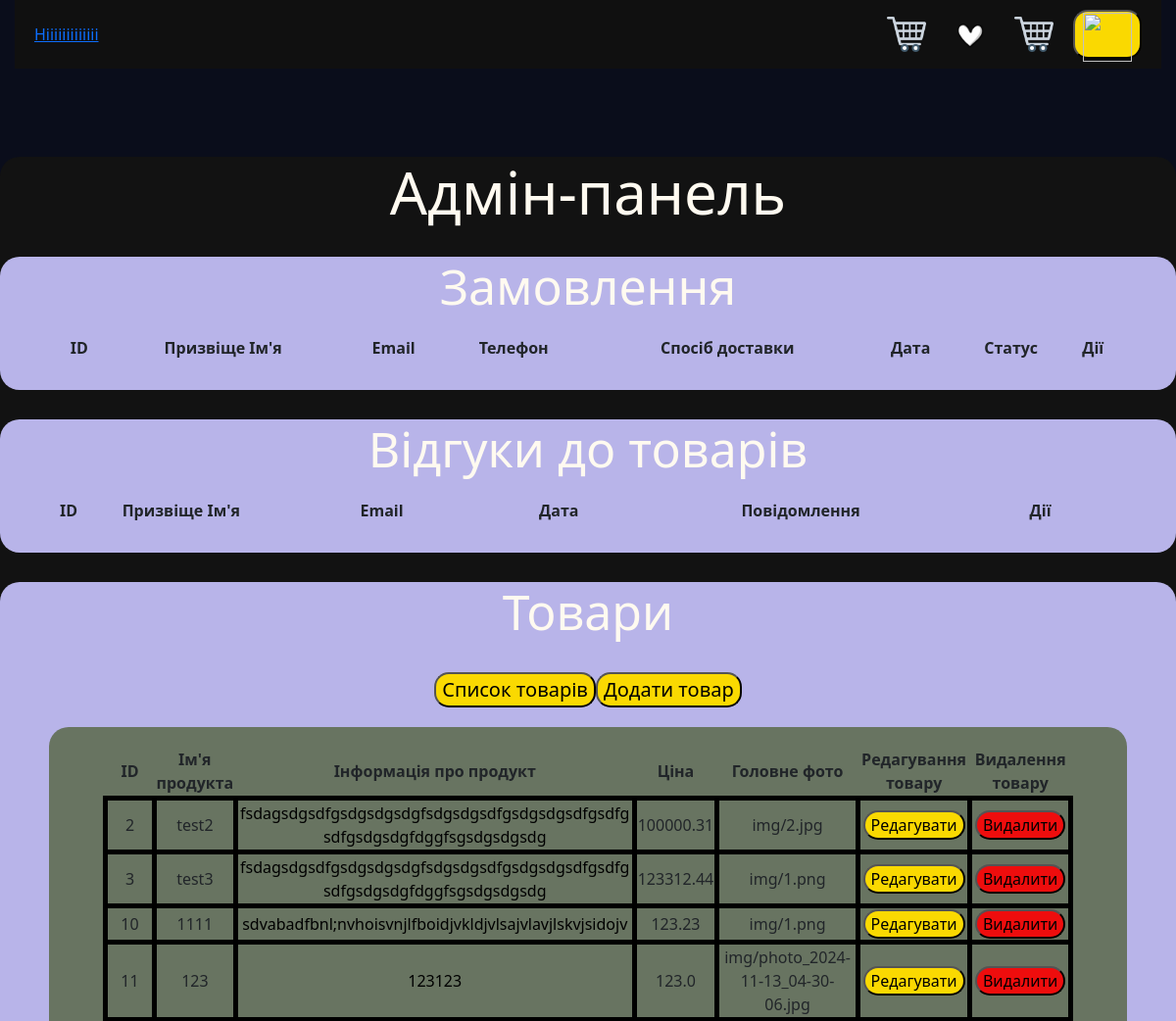
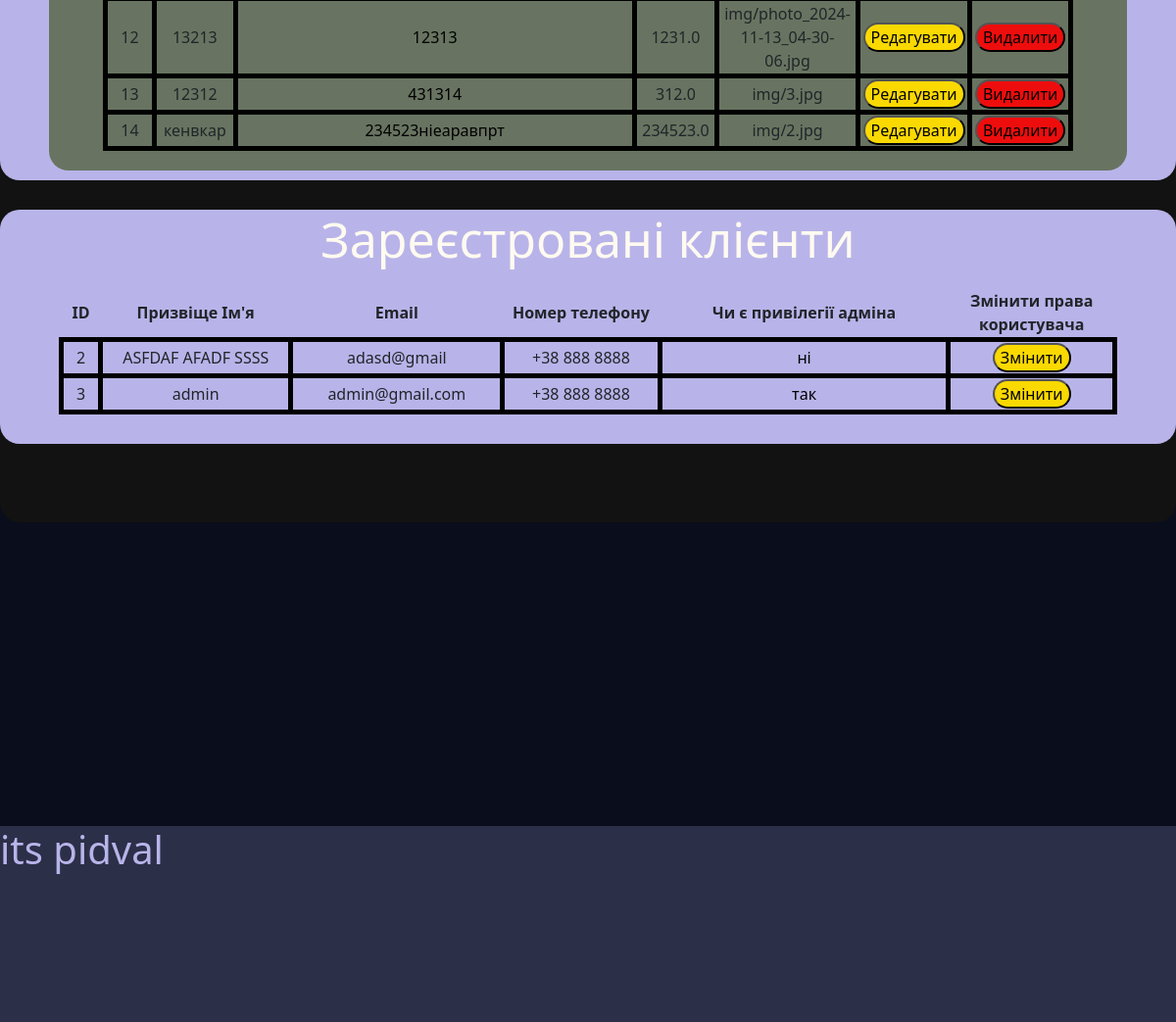
/admin (signed in), run on the app's committed database (2 pictures, top to bottom).
### tables this page shows
CREATE TABLE products(id INTEGER PRIMARY KEY AUTOINCREMENT, name_product TEXT, info_for_product TEXT, price REAL, main_img TEXT, dop_img1 TEXT, dop_img2 TEXT);

CREATE TABLE users(id INTEGER PRIMARY KEY AUTOINCREMENT, userinfo TEXT NOT NULL UNIQUE, email TEXT NOT NULL UNIQUE, phonenumber INTEGER NOT NULL, password TEXT NOT NULL, is_admin INTEGER);

### admin/admin.py (the view)
@admin_bp.route('/admin')
def get_info():
    if session.get('is_admin') is not True:  # Перевірка, чи є в сесії ключ is_admin
        flash('У вас немає прав адміна')
        return redirect(url_for('home.main'))
    conn = get_conect_bd()
    order = conn.execute('SELECT * FROM orders').fetchall()
    feedbacks = conn.execute('SELECT * FROM feedbacks').fetchall()
    products = conn.execute('SELECT * FROM products').fetchall()
    users = conn.execute('SELECT * FROM users').fetchall()
    conn.close()
    return render_template('admin.html', order=order, feedbacks=feedbacks, products=products, users=users)

### models.py (called while the page is built)
def get_conect_bd():
    conn = sqlite3.connect('Flask/my_database.sqlite')
    conn.row_factory = sqlite3.Row
    return conn

### templates/admin.html (shortened to what this page needs)
{%  extends 'home.html' %}
{% block content %}
<div class="item">
    <div class="itembg">
        <h1 style="text-align: center; font-size: 60px; margin-bottom: 30px;">Адмін-панель</h1>
    <div class="adminbg">
        <div>
            <h2 style="text-align: center; font-size: 50px;">Замовлення</h2>
        </div>
        <div>
            <table style="width: 90%; margin: 20px auto;">
                <thead>
                    <tr style="text-align: center;">
                        <th>ID</th>
                        <th>Призвіще Ім'я</th>
                        <th>Email</th>
                        <th style="width: 150px;">Телефон</th>
                        <th>Спосіб доставки</th>
                        <th>Дата</th>
                        <th>Статус</th>
                        <th>Дії</th>
                    </tr>
                </thead>
            </table>
        </div>
    </div>
    <div class="adminbg">
        <div>
            <h2 style="text-align: center; font-size: 50px;">Відгуки до товарів</h2>
        </div>
        <div>
            <table style="width: 90%; margin: 20px auto;">
                <thead>
                    <tr style="text-align: center;">
                        <th>ID</th>
                        <th style="width: 250px;">Призвіще Ім'я</th>
                        <th style="width: 250px;">Email</th>
                        <th style="width: 200px;">Дата</th>
                        <th style="width: 400px;">Повідомлення</th>
                        <th style="width: 200px;">Дії</th>
                    </tr>
                </thead>
            </table>
        </div>
    </div>
    <div class="adminbg">
        <div>
            <h2 style="text-align: center; font-size: 50px;">Товари</h2>
        </div><br>
        <div style="display: flex; justify-content: center; margin-bottom: 20px;">
            <button class="buttonregistr" style="font-size: 20px;" onclick="product()">Список товарів</button>
            <button class="buttonregistr" style="font-size: 20px;" onclick="addproduct()">Додати товар</button>
        </div>
        <div style="background-color: #687461; border-radius: 20px; height: auto; width: 1100px; margin: 0 auto;">
            <div id="visibleproducts">
                <table style="width: 90%; margin: 20px auto;">
                    <thead>
                        <tr style="text-align: center;">
                            <th>ID</th>
                            <th>Ім'я продукта</th>
                            <th>Інформація про продукт</th>
                            <th>Ціна</th>
                            <th>Головне фото</th>
                            <th>Редагування товару</th>
                            <th>Видалення товару</th>
                        </tr>
                    </thead>
                    <tbody>
                        {% for products in products %}
                        <tr style="text-align: center; border-width: 2px; border-color: black;">
                            <td style="width: 50px; border-width: 5px; border-color: black;">{{products.id}}</td>
                            <td style="border-width: 5px; border-color: black;">{{products.name_product}}</td>
                            <td style="border-width: 5px; border-color: black;"><p style="width: 400px; overflow-wrap: break-word;">{{products.info_for_product}}</p></td>
                            <td style="border-width: 5px; border-color: black;">{{products.price}}</td>
                            <td style="border-width: 5px; border-color: black;">{{products.main_img}}</td>
                            <td style="border-width: 5px; border-color: black;"><form action="{{url_for('admin_bp.details', product_id=products.id)}}"><button class="buttonregistr">Редагувати</button></form></td>
                            <td style="border-width: 5px; border-color: black;"><form action="{{url_for('admin_bp.delete_product', products_id=products.id)}}" method="post"><button method="submit" class="buttonregistr" style="background-color: rgb(238, 13, 13);">Видалити</button></form></td>
                        </tr>
                        {% endfor %}
                    </tbody>
                </table>
            </div>
        </div>
    </div>
    <div class="adminbg">
        <div>
            <h2 style="text-align: center; font-size: 50px;">Зареєстровані клієнти</h2>
        </div>
        <div>
            <table style="width: 90%; margin: 20px auto;">
                <thead>
                    <tr style="text-align: center;">
                        <th>ID</th>
                        <th style="width: 250px;">Призвіще Ім'я</th>
                        <th style="width: 250px;">Email</th>
                        <th style="width: 200px;">Номер телефону</th>
                        <th style="width: 400px;">Чи є привілегії адміна</th>
                        <th style="width: 200px;">Змінити права користувача</th>
                    </tr>
                </thead>
                <tbody>
                    {% for users in users %}
                    <tr style="text-align: center; border-width: 2px; border-color: black;">
                        <td style="width: 50px; border-width: 5px; border-color: black;">{{users.id}}</td>
                        <td style="border-width: 5px; border-color: black;">{{users.userinfo}}</td>
                        <td style="border-width: 5px; border-color: black;">{{users.email}}</td>
                        <td style="border-width: 5px; border-color: black;">{{users.phonenumber}}</td>
                        <td style="border-width: 5px; border-color: black;">
                            {% if users.is_admin == 1 %}
                            <p>так</p>
                            {% else %}
                            <p>ні</p>
                            {% endif %}
                        </td>
                        <td style="border-width: 5px; border-color: black;"><form action="{{url_for('admin_bp.rights_user', user_id = users.id)}}" method="post"><button class="buttonregistr">Змінити</button></form></td>
                    </tr>
                    {% endfor %}
                </tbody>
            </table>
        </div>
    </div>
    </div>
</div>
{% endblock %}

### templates/home.html (shortened to what this page needs)
<!DOCTYPE html>
<html lang="en">
<head>
    <link href="https://cdn.jsdelivr.net/npm/bootstrap@5.3.3/dist/css/bootstrap.min.css" rel="stylesheet">
    <link rel="stylesheet" href="{{ url_for('static', filename='css/base.css') }}">
</head>
<body>
    <header>
        <nav id="header">
            <div class="navbar">
                <div class="logohref">
                    <a href="/">Hiiiiiiiiiiiii</a>
                </div>
                <div class="buttons">
                    <ul id="ul">
                        <li id="li">
                            <a href="/basket"><img src="{{ url_for('static', filename='img/basket.png') }}" style="width: 40px; height: 40px; margin-top: 5px;"></a>
                        </li>
                        <li id="li">
                            <a href="/like"><img src="{{ url_for('static', filename='img/like.png') }}" style="width: 50px; height: 50px;"></a>
                        </li>
                        {% if 'user_id' in session %}
                            {% if session.get('is_admin') %}
                                <li id="li">
                                    <a href="/admin"><img src="{{ url_for('static', filename='img/basket.png') }}" style="width: 40px; height: 40px; margin-top: 5px;"></a>
                                </li>
                            {% endif %}
                            <li id="li">
                                <a href="/accaunt"><button class="buttonregistr" style="width: 70px; height: 50px;"><img src="{{ url_for('static', filename='img/accaunt.png') }}" style="width: 50px; height: 50px;"></button></a>
                            </li>
                        {% else %}
                            <li id="li">
                                <a href="/login"><button class="buttonregistr" style="width: 70px; height: 50px;">Login</button></a>
                            </li>
                        {% endif %}
                    </ul>
                </div>
            </div>
        </nav>
    </header>
    <main>
        <div id="bottompage">
            <div style="height: 50px;">
            </div>
        {% block content %}{% endblock %}
    </main>
    <footer>
        <div style="margin-top: 0px;">
            <h1 class="footerinfo">its pidval</h1>
        </div>
    </footer>
</body>
</html>

### static/css/base.css (style rules this page uses)
#header { padding: 0px 15px 40px; position: fixed; width: 100%; z-index: 1000; }
#ul { list-style-type: none; display: flex; float: right; margin: 5px 0px; }
#li { margin-left: 20px; border-radius: 5px; }
.navbar { display: flex; background-color: #101010; padding: 5px; }
.logohref { flex: 1; padding: 0px 15px; }
.buttons { flex: 5; padding: 0px 15px; }
main { background-color: #0a0d1b; min-height: 100vh; }
#bottompage { padding-top: 100px; padding-bottom: 300px; }
h1, h2, h3, h4, h5, h6 { color: #FFFAF0; }
p { margin-bottom: 0; color: black; }
footer { bottom: 0px; background-color: #2C2F48; width: 100%; height: 200px; }
footer { margin-top: 0; }
.footerinfo { color: #B8B4E9; }
.buttonregistr { background-color: #fad901; border-radius: 15px; }
.item { max-width: 1400px; margin: 10px auto; }
.itembg { background-color: #121212; height: auto; padding-bottom: 50px; border-radius: 20px; }
.adminbg { margin: 0 auto 30px; padding-bottom: 10px; max-width: 1200px; border-radius: 20px; background-color: #B8B4E9; }
#visibleproducts { display: flex; }

### data on the page
products: id "2", name_product "test2", info_for_product "fsdagsdgsdfgsdgsdgsdgfsdgsdgsdfgsdgsdgsdfgsdfgsdfgsdgsdgfdggfsgsdgsdgsdg", price "100000.31", main_img "img/2.jpg"
products: id "3", name_product "test3", info_for_product "fsdagsdgsdfgsdgsdgsdgfsdgsdgsdfgsdgsdgsdfgsdfgsdfgsdgsdgfdggfsgsdgsdgsdg", price "123312.44", main_img "img/1.png"
products: id "10", name_product "1111", info_for_product "sdvabadfbnl;nvhoisvnjlfboidjvkldjvlsajvlavjlskvjsidojv", price "123.23", main_img "img/1.png"
products: id "11", name_product "123", info_for_product "123123", price "123.0", main_img "img/photo_2024-11-13_04-30-06.jpg"
products: id "12", name_product "13213", info_for_product "12313", price "1231.0", main_img "img/photo_2024-11-13_04-30-06.jpg"
products: id "13", name_product "12312", info_for_product "431314", price "312.0", main_img "img/3.jpg"
products: id "14", name_product "кенвкар", info_for_product "234523ніеаравпрт", price "234523.0", main_img "img/2.jpg"
users: id "2", userinfo "ASFDAF AFADF SSSS", email "adasd@gmail", phonenumber "+38 888 8888", is_admin "ні"
users: id "3", userinfo "admin", email "admin@gmail.com", phonenumber "+38 888 8888", is_admin "так"
